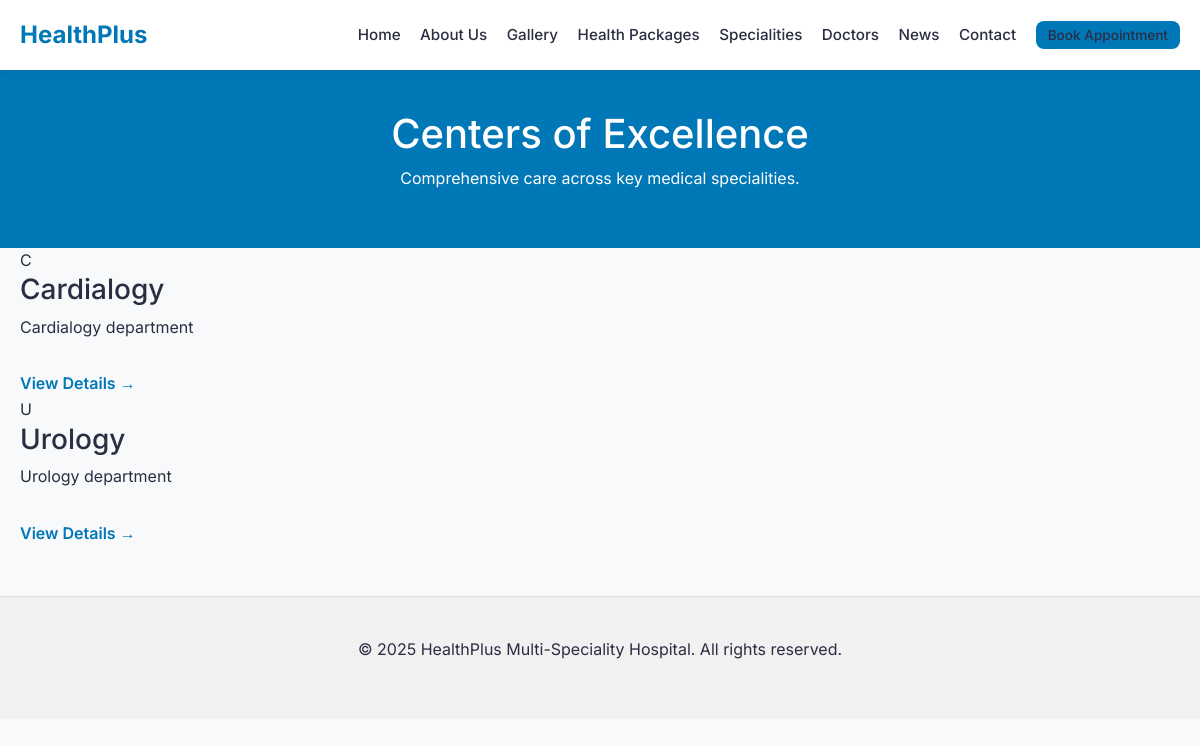
Page /doctors/specialities/ on the committed database.
### apps/doctors/models.py (models this page shows, shortened)
class Department(models.Model):
    name = models.CharField(max_length=100)
    slug = models.SlugField(unique=True, blank=True)
    description = models.TextField()
    icon = models.ImageField(upload_to='departments/', blank=True, null=True)

### apps/doctors/views.py (the view)
# urls.py: path('specialities/', views.department_list, name='department_list'),
def department_list(request):
    departments = Department.objects.all()
    return render(request, 'doctors/department_list.html', {'departments': departments})

### templates/doctors/department_list.html (shortened to what this page needs)
{% extends 'base.html' %}
{% load static %}
{% block content %}
<section class="page-header">
    <div class="container">
        <h1>Centers of Excellence</h1>
        <p>Comprehensive care across key medical specialities.</p>
    </div>
</section>
<section class="container section-padding">
    <div class="grid-3">
        {% for dept in departments %}
        <div class="dept-card">
            <div class="icon-box">
                {% if dept.icon %}
                <img src="{{ dept.icon.url }}" alt="{{ dept.name }}">
                {% else %}
                <span class="placeholder-icon">{{ dept.name|slice:":1" }}</span>
                {% endif %}
            </div>
            <h3>{{ dept.name }}</h3>
            <p>{{ dept.description|truncatewords:20 }}</p>
            <a href="{% url 'department_detail' dept.slug %}" class="learn-more">View Details &rarr;</a>
        </div>
        {% endfor %}
    </div>
</section>
{% endblock %}

### static/css/style.css (style rules this page uses)
:root { --primary-color: #0077b6; --secondary-color: #00b4d8; --accent-color: #90e0ef; --text-color: #2b2d42; --light-bg: #f8f9fa; --white: #ffffff; --shadow-sm: 0 2px 4px rgba(0, 0, 0, 0.05); --shadow-md: 0 4px 6px rgba(0, 0, 0, 0.1); --radius: 8px; --font-main: 'Inter', sans-serif; }
* { box-sizing: border-box; margin: 0; padding: 0; }
body { font-family: var(--font-main); background-color: var(--light-bg); color: var(--text-color); line-height: 1.6; margin: 0; min-height: 100vh; }
html { height: 100vh; }
.container { max-width: 1200px; margin: 0 auto; padding: 0 20px; }

### templates/doctors/department_list.html (style rules this page uses)
.page-header { background: var(--primary-color); color: white; padding: 40px 0; text-align: center; }
.learn-more { color: var(--primary-color); font-weight: 600; text-decoration: none; display: inline-block; margin-top: 15px; }

### rows in the picture
Department: name "C", name "Cardialogy", description "Cardialogy department"
Department: name "U", name "Urology", description "Urology department"
